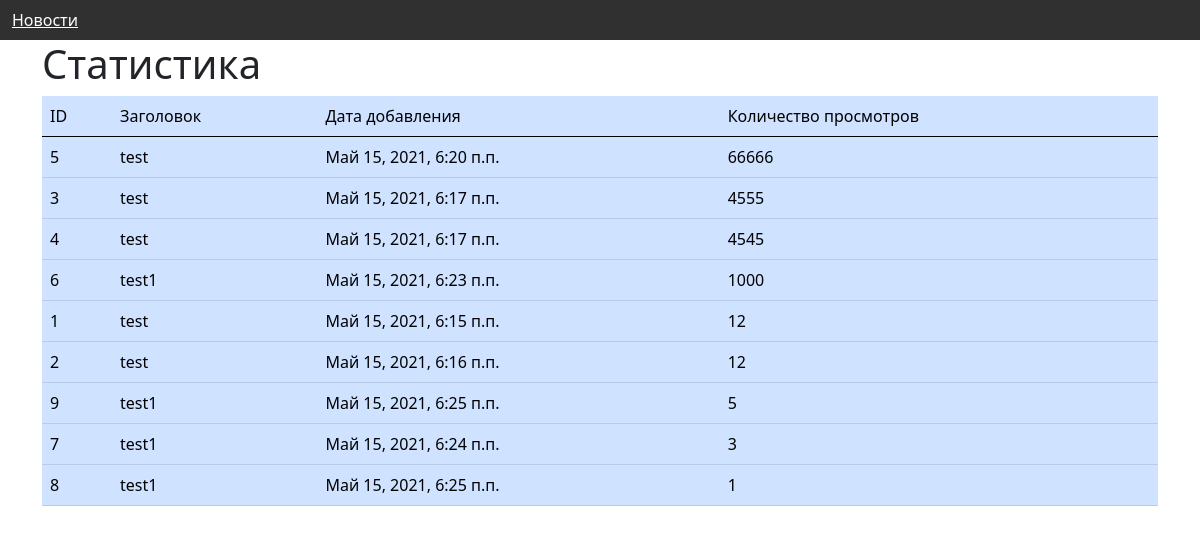
/stats/, run on an earlier commit of the app's database.
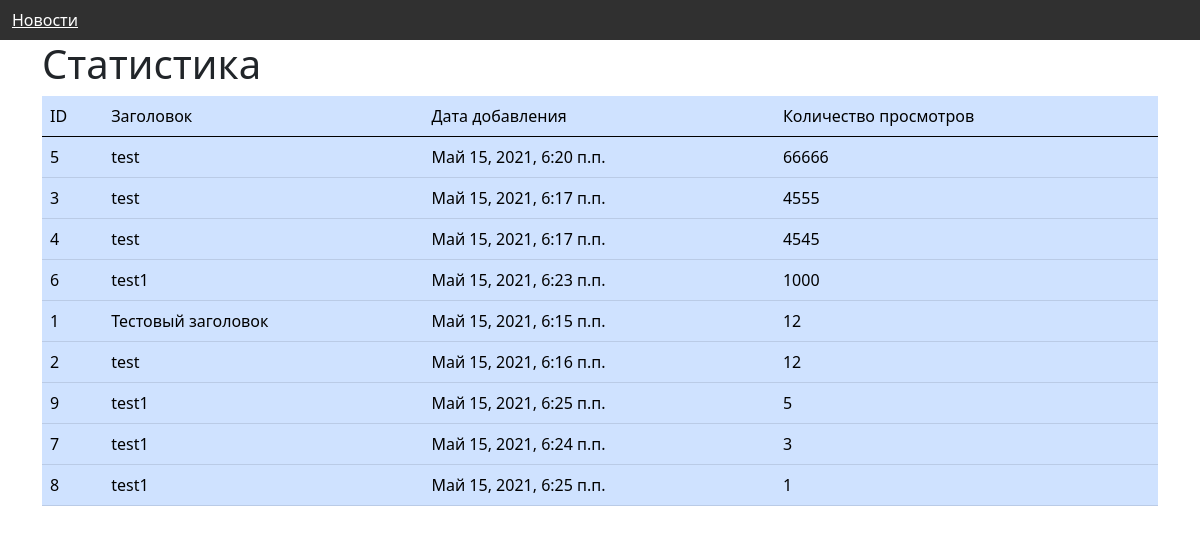
And on a later commit of the database.
### newsproj/models.py (models this page shows, shortened)
class News(models.Model):
    id = models.AutoField(primary_key=True)
    title = models.CharField(max_length=200)
    text = models.TextField()
    created_date = models.DateTimeField(default=timezone.now)
    tags = models.TextField()
    views = models.IntegerField(default=0)

### newsproj/views.py (the view)
# urls.py: path('stats/', views.stats)
def stats(request):
    news = News.objects.all()
    news = list(sorted(news, key=lambda a: a.views, reverse=True))
    return render(request, 'stats.html', {"news": news})

### newsproj/templates/stats.html
{% extends "base.html" %}
{% block content %}
<div>
    <h1>Статистика</h1>
    <table class="table table-primary">
        <thead>
        <td>ID</td>
        <td>Заголовок</td>
        <td>Дата добавления</td>
        <td>Количество просмотров</td>
        </thead>
        <tbody>
        {% for i in news %}
        <tr>
            <td>{{ i.id }}</td>
            <td>{{ i.title }}</td>
            <td>{{ i.created_date }}</td>
            <td>{{ i.views }}</td>
        </tr>
        {% endfor %}
        </tbody>
    </table>
</div>
{% endblock %}

What changed in the data, as far as the page shows it:
changed News id 1: title "test" → "Тестовый заголовок"
